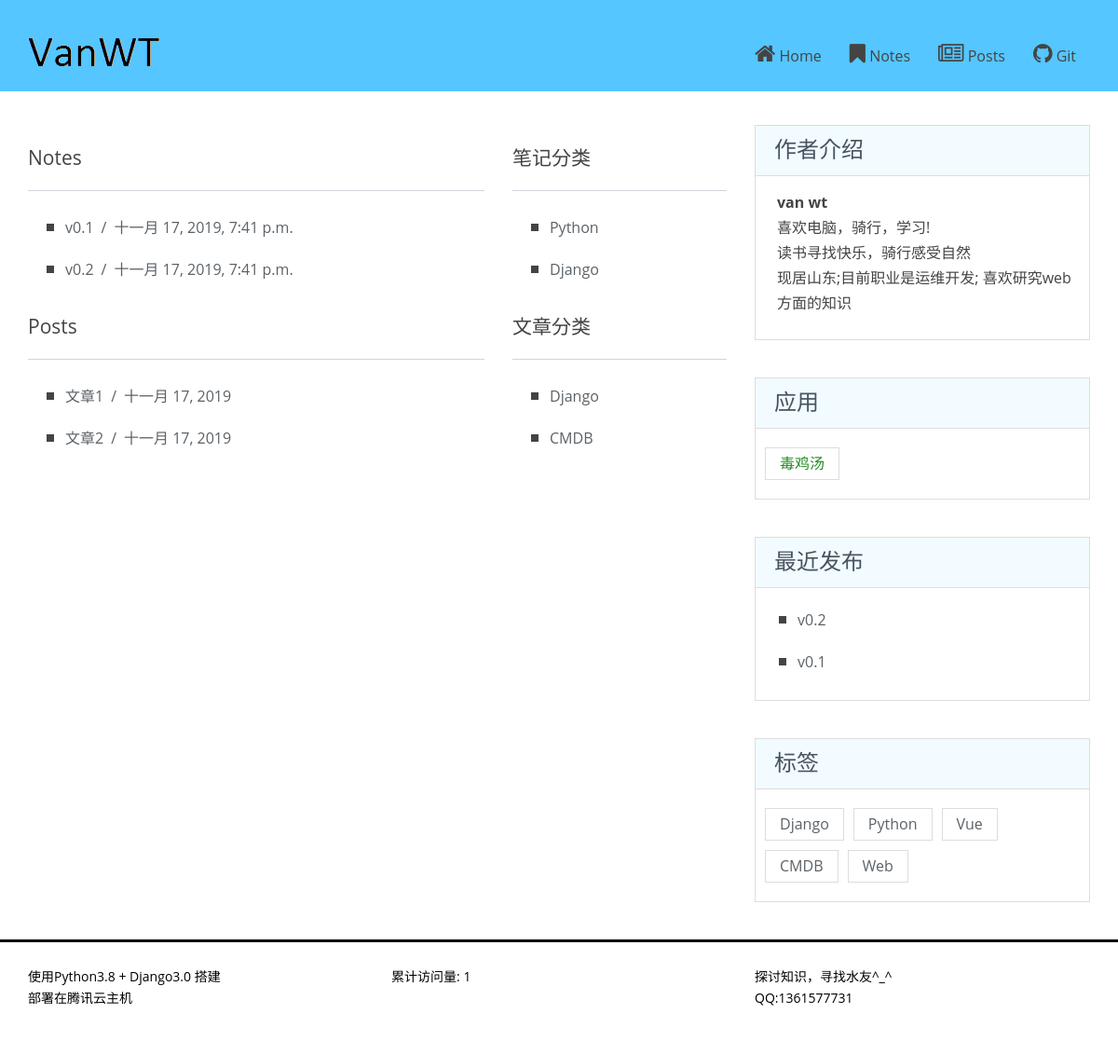
The page / on the database its author committed.
### note/models.py (models this page shows, shortened)
class Note(models.Model):
    title = models.CharField(max_length=128, verbose_name="标题", blank=True, db_index=True)
    desc = models.CharField(max_length=256, verbose_name="总结", blank=True, null=True)
    read_num = models.IntegerField(verbose_name="阅读量", default=0)
    md_content = RichTextUploadingField(verbose_name="内容", blank=True, config_name="my_config")
    html_content = models.TextField(verbose_name="markdown", null=True, blank=True)
    is_hide = models.BooleanField("是否隐藏", default=False, blank=True)
    is_top = models.BooleanField("是否置顶", default=False, blank=True)
    create_time = models.DateTimeField(auto_now_add=True, verbose_name="创建时间")
    tags = models.ManyToManyField(Tags, related_name="notes", db_constraint=False, blank=True)
    category = models.ForeignKey("note.NoteCategory", related_name="notes", db_constraint=False, null=True,
                                 blank=True, on_delete=models.SET_NULL)
    objects = models.Manager
    class Meta:
        db_table = "note"
        verbose_name = "笔记"
        verbose_name_plural = verbose_name

class NoteCategory(models.Model):
    title = models.CharField(max_length=64, blank=True, null=True, verbose_name="分类名")
    create_time = models.DateTimeField(auto_now_add=True, verbose_name="创建时间", blank=True)
    class Meta:
        db_table = "note_category"
        verbose_name = "笔记分类"
        verbose_name_plural = verbose_name

### post/models.py (models this page shows, shortened)
class Post(models.Model):
    title = models.CharField(max_length=128, verbose_name="标题", blank=True, db_index=True)
    desc = models.CharField(max_length=256, verbose_name="简介", blank=True, null=True)
    url = models.CharField(verbose_name="自定义URL", max_length=128, blank=True, null=True, db_index=True)
    read_num = models.IntegerField(verbose_name="阅读量", default=0)
    md_content = RichTextUploadingField(verbose_name="内容", blank=True, config_name="my_config")
    html_content = models.TextField(verbose_name="markdown", null=True, blank=True)
    is_hide = models.BooleanField("是否隐藏", default=False, blank=True)
    is_top = models.BooleanField("是否置顶", default=False, blank=True)
    create_time = models.DateField(auto_now_add=True, verbose_name="创建时间")
    tags = models.ManyToManyField(Tags, related_name="posts", db_constraint=False, blank=True)
    category = models.ForeignKey("post.PostCategory", related_name="posts", db_constraint=False, null=True,
                                 blank=True, on_delete=models.SET_NULL)
    objects = models.Manager
    class Meta:
        db_table = "post"
        verbose_name = "文章"
        verbose_name_plural = verbose_name

class PostCategory(models.Model):
    title = models.CharField(max_length=64, blank=True, null=True, verbose_name="分类名")
    create_time = models.DateTimeField(auto_now_add=True, verbose_name="创建时间", blank=True)
    class Meta:
        db_table = "post_category"
        verbose_name = "文章分类"
        verbose_name_plural = verbose_name

### content/models.py (models this page shows, shortened)
class Tags(models.Model):
    title = models.CharField(verbose_name="标签名", max_length=128, blank=True)
    create_time = models.DateTimeField(auto_now_add=True, verbose_name="创建时间", blank=True)
    class Meta:
        db_table = "blog_tag"
        verbose_name = "标签表"
        verbose_name_plural = verbose_name

### content/views.py (the view)
# urls.py: path("", IndexView.as_view(), name="index"),
class IndexView(View):
    def get(self, request, **kwargs):
        n_c = NoteCategory.objects.only("id", "title").all()
        p_c = PostCategory.objects.only("id", "title").all()
        posts = Post.objects.only("title", "create_time", "url").all()
        notes = Note.objects.only("id", "title", "create_time").all()
        content = {
            "nodeCategory": n_c,
            "postCategory": p_c,
            "posts": posts,
            "notes": notes
        }
        return render(request, "index.html", content)

### common/base_backend.py (called while the page is built)
def base_data(request):
    tag_list = Tags.objects.only("title").all()
    ip = request.META.get("REMOTE_ADDR")
    log = WhiteList.objects.filter(ip=ip).first()
    if not log:
        log = WhiteList(ip=ip, access=1)
        log.save()
    else:
        log.access += 1
        log.save()
    count = WhiteList.objects.count()
    notes = Note.objects.order_by("-create_time").only("id", "title").all()[:4]
    return {
        "tags": tag_list,
        "see": count,
        "new_notes": notes
    }

### content/templates/index.html
{% extends 'base.html' %}
{% block content %}
    <div class="row">
        <div class="col-md-8 col-sm-8">
            <h3 id="note">Notes</h3>
            <hr>
            <div class="body">
                <ul class="clean-list">
                    {% for note in notes %}
                        <li><a target="_blank"
                               href="/note/{{ note.id }}/">{{ note.title }}&ensp;/&ensp;{{ note.create_time }}</a></li>
                    {% endfor %}
                </ul>
            </div>
        </div>
        <div class="col-md-4 col-sm-4">
            <h3>笔记分类</h3>
            <hr>
            <div class="body">
                <ul class="clean-list">
                    {% for nc in nodeCategory %}
                        <li><a target="_blank" href="/note/category/{{ nc.id }}/">{{ nc.title }}</a></li>
                    {% endfor %}
                </ul>
            </div>
        </div>
    </div>
    <div class="row">
        <div class="col-md-8 col-sm-8">
            <h3 id="post">Posts</h3>
            <hr>
            <div class="body">
                <ul class="clean-list">
                    {% for post in posts %}
                        <li><a target="_blank"
                               href="/post/{{ post.url }}/">{{ post.title }}&ensp;/&ensp;{{ post.create_time }}</a></li>
                    {% endfor %}
                </ul>
            </div>
        </div>
        <div class="col-md-4 col-sm-4">
            <h3>文章分类</h3>
            <hr>
            <div class="body">
                <ul class="clean-list">
                    {% for pc in postCategory %}
                        <li><a target="_blank" href="/post/category/{{ pc.id }}/">{{ pc.title }}</a></li>
                    {% endfor %}
                </ul>
            </div>
        </div>
    </div>
{% endblock %}

### templates/base.html (shortened to what this page needs)
<!DOCTYPE html>
<html lang="en">
<head>
    <link rel="stylesheet" href="/static/css/bootstrap.min.css">
    <link rel="stylesheet" href="/static/css/font-awesome/css/font-awesome.min.css">
    <link rel="stylesheet" href="/static/css/style.css" id="theme-styles">
</head>
<body>
<header>
    <div class="widewrapper masthead">
        <div class="container">
            <a href="/" id="logo" target="_self">
                <img src="/static/img/logo.png" alt="clean Blog">
            </a>
            <nav class="pull-right clean-nav">
                <div class="collapse navbar-collapse">
                    <ul class="nav nav-pills navbar-nav">
                        <li>
                            <a href="/" target="_self">
                                <i class="fa fa-home"></i>
                                Home
                            </a>
                        </li>
                        <li>
                            <a href="/note/category/" target="_self">
                                <i class="fa fa-bookmark"></i>
                                Notes
                            </a>
                        </li>
                        <li>
                            <a href="/post/category/" target="_self">
                                <i class="fa fa-newspaper-o"></i>
                                Posts
                            </a>
                        </li>
                        <li>
                            <a href="https://github.com/vanwt" target="_blank">
                                <i class="fa fa-github"></i>
                                Git
                            </a>
                        </li>
                    </ul>
                </div>
            </nav>
        </div>
    </div>
</header>
<div class="widewrapper main">
    <div class="container">
        <div class="row">
            <div class="col-md-8 blog-main">
                {% block content %}
                {% endblock %}
            </div>
            <aside class="col-md-4 blog-aside">
                <div class="aside-widget">
                    <header>
                        <h3>作者介绍</h3>
                    </header>
                    <div class="body text-left clearfix">
                        <p style="margin-left: 18px;"><strong>van wt</strong>
                            <br>
                            喜欢电脑，骑行，学习!
                            <br>
                            读书寻找快乐，骑行感受自然
                            <br>
                            现居山东;目前职业是运维开发;
                            喜欢研究web方面的知识
                        </p>
                    </div>
                </div>
                <div class="aside-widget">
                    <header>
                        <h3>应用</h3>
                    </header>
                    <div class="body clearfix">
                        <ul class="tags">
                            <li><a style="color: forestgreen" onclick="alert('暂无')">毒鸡汤</a></li>
                        </ul>
                    </div>
                </div>
                <div class="aside-widget">
                    <header>
                        <h3>最近发布</h3>
                    </header>
                    <div class="body clearfix">
                        <ul class="clean-list">
                            {% for note in new_notes %}
                            <li><a href="/note/{{ note.id }}/">{{ note.title }}</a></li>
                            {% endfor %}
                        </ul>
                    </div>
                </div>
                <div class="aside-widget">
                    <header>
                        <h3>标签</h3>
                    </header>
                    <div class="body clearfix">
                        <ul class="tags">
                            {% for tag in tags %}
                                <li><a href="#">{{ tag.title }}</a></li>
                            {% endfor %}
                        </ul>
                    </div>
                </div>
            </aside>
        </div>
    </div>
</div>
<footer>
    <div class="widewrapper footer">
        <div class="container">
            <div class="row">
                <div class="col-md-4 footer-widget">
                    使用Python3.8 + Django3.0 搭建<br>部署在腾讯云主机
                </div>
                <div class="col-md-4 footer-widget">
                    累计访问量: {{ see }}
                </div>
                <div class="col-md-4 footer-widget">
                    探讨知识，寻找水友^_^ <br>
                    QQ:1361577731
                </div>
            </div>
        </div>
    </div>
</footer>
</body>
</html>

### static/css/style.css (style rules this page uses)
body { font-size: 16px; line-height: 27px; font-family: 'Open Sans', sans-serif; color: #444; background-color: #fff; }
a { color: #5b6268; }
h3 { font-size: 21px; line-height: 30px; font-weight: normal; font-family: 'Open Sans', sans-serif; }
hr { border-top-color: #ced5db; }
.fa { font-size: 24px; }
.masthead { padding-top: 24px; padding-bottom: 18px; }
.masthead #logo { float: left; display: block; }
.widewrapper { background-color: #fff; }
.widewrapper.masthead { background-color: #55c6ff; color: #f8f8f9; border-bottom: #aaa; }
.widewrapper.footer { background-color: #ffffff; border-top: 3px solid black; color: #000000; font-size: 14px; }
.clean-nav .nav-pills { margin-top: 10px; margin-bottom: 0; font-size: 16px; }
.clean-nav .nav-pills > li { margin-left: 10px; }
.clean-nav .nav-pills > li > a { color: #444; padding: 11px 0 11px 20px; line-height: 14px; }
.clean-nav .navbar-collapse { box-shadow: none; }
.clean-list { list-style: none; }
.clean-list li { line-height: 23px; margin-bottom: 14px; }
.clean-list li:before { content: ""; background-color: #444; border-style: solid; border-width: 4px 4px; display: block; width: 8px; left: -20px; top: 15px; position: relative; }
.footer-widget { margin-top: 25px; margin-bottom: 50px; line-height: 23px; }
.blog-main, .blog-aside { position: relative; }
.blog-main:before, .blog-aside:before { height: 100%; content: ""; position: absolute; top: 0; width: 1px; }
.blog-main { padding-top: 36px; padding-bottom: 20px; }
.blog-main:before { right: -16px; }
.blog-aside { padding-top: 36px; }
.blog-aside:before { left: 15px; }
.aside-widget { margin-bottom: 40px; border: 1px solid #ddd; }
.aside-widget header { background-color: #f2fbff; border-bottom: 1px solid #ddd; }
.aside-widget header h3 { font-size: 24px; padding: 10px 20px 3px 20px; margin-top: 0; color: #48535f; }
.aside-widget .body { margin: 10px 0; padding: 5px; }
.aside-widget a { color: #5b6268; }
.tags { list-style: none; margin: 0; padding-left: 0; }
.tags li { float: left; }
.tags li a { padding: 3px 15px; display: inline-block; margin: 5px; border: 1px solid rgb(221, 221, 221); }

### rows shown on the page
Note: title "v0.1", create_time "十一月 17, 2019, 7:41 p.m."
Note: title "v0.2", create_time "十一月 17, 2019, 7:41 p.m."
NoteCategory: title "Python"
NoteCategory: title "Django"
Post: title "文章1", create_time "十一月 17, 2019"
Post: title "文章2", create_time "十一月 17, 2019"
PostCategory: title "Django"
PostCategory: title "CMDB"
Tags: title "Django"
Tags: title "Python"
Tags: title "Vue"
Tags: title "CMDB"
Tags: title "Web"

### other values the page prints
{{ see }} "1"
